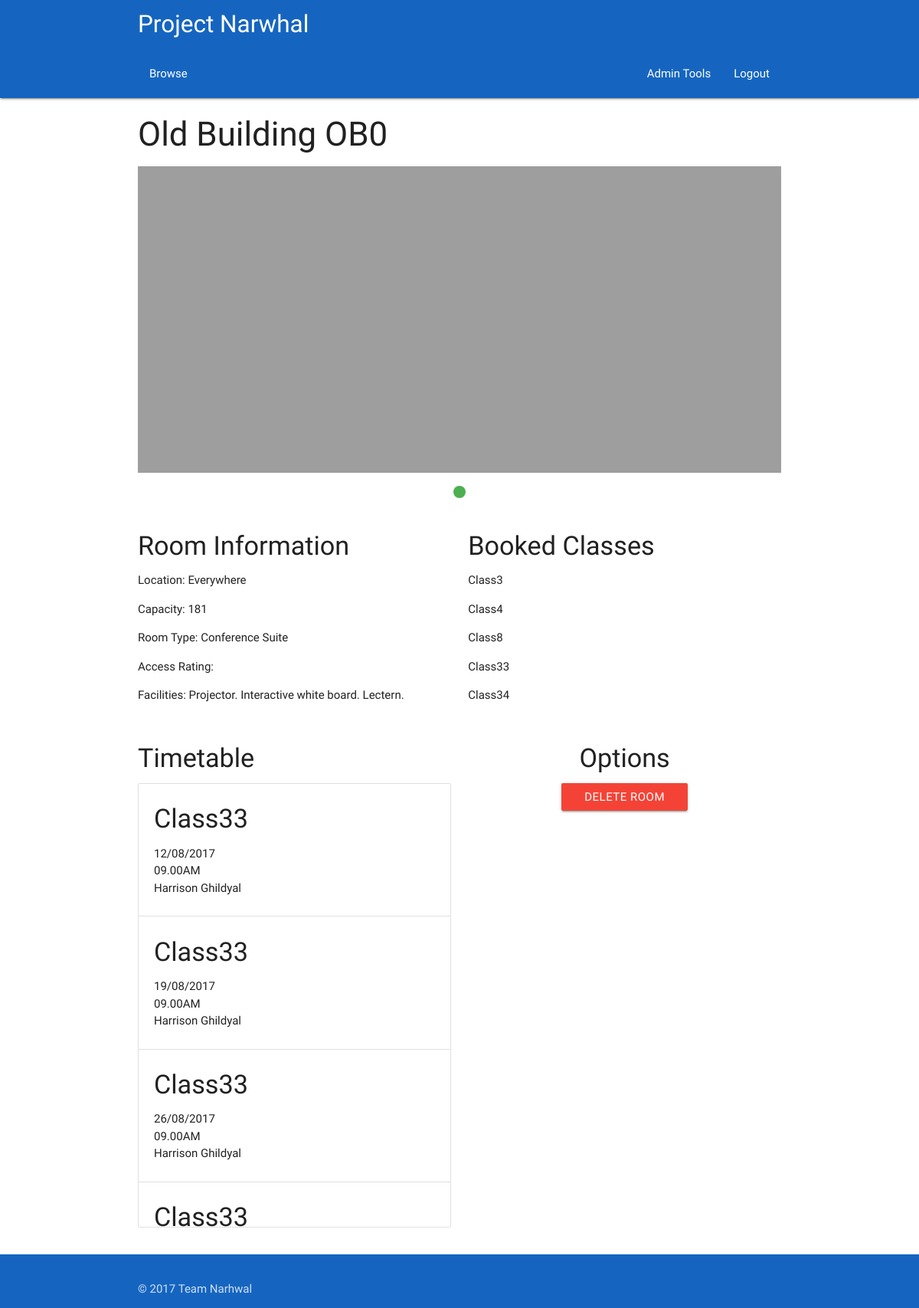
The app's page /rooms/0 (signed in) with its own data.
### app/models.py (models this page shows, shortened)
class Room(db.Model):
	__tablename__ = 'Room'
	roomID = db.Column(db.Integer, primary_key = True)
	capacity = db.Column(db.Integer)
	roomType = db.Column(db.String(100))
	roomCode = db.Column(db.String(100))
	building = db.Column(db.String(100))
	location = db.Column(db.String(100))
	facilities = db.Column(db.String(100))
	picURL = db.Column(db.String(100))
	accessRating = db.Column(db.String(100))

class Class(db.Model):
	__tablename__ = 'Class'
	classID = db.Column(db.Integer, primary_key = True)
	coursePoint = db.Column(db.Integer, db.ForeignKey('Course.courseID'))
	course = db.relationship("Course", foreign_keys = [coursePoint])
	courseID = db.Column(db.Integer)
	title = db.Column(db.String(100))
	description = db.Column(db.String(100))
	capacity = db.Column(db.Integer)
	startDate = db.Column(db.DateTime)
	duration = db.Column(db.Integer)
	endDate = db.Column(db.DateTime)
	reqFac = db.Column(db.String(100), default = 'None')
	preTrain = relationship("Class")
	parent_id = Column(db.Integer, ForeignKey('Class.classID'))
	locationPoint = db.Column(db.Integer, db.ForeignKey('Room.roomID'))
	location = db.relationship("Room", foreign_keys = [locationPoint])
	trainerPoint = db.Column(db.Integer, db.ForeignKey('Trainer.trainerID'))
	trainer = db.relationship("Trainer", foreign_keys = [trainerPoint])
	attendanceList = db.relationship('Delegate', secondary = association_table)
	waitList = db.relationship('Delegate', secondary = waiting_table)

class User(db.Model):
	__tablename__ = 'User'
	userID = db.Column(db.Integer, primary_key = True)
	name = db.Column(db.String(100))
	username = db.Column(db.String(100))
	email = db.Column(db.String(100))
	password = db.Column(db.String(100))
	type = db.Column(db.String(100))
	__mapper_args__ = {
		'polymorphic_identity': 'base',
		'polymorphic_on': type
	}

### app/views.py (the view)
@app.route('/rooms/<id>')
@login_required
def roomSchedule(id):
    roomID = id
    if current_user.type != 'Admin':
        abort(403)
    room = rooms(roomID=id)
    fac = checkFacilities(room.facilities)
    ac = checkAccess(room.accessRating)
    roomClassList = classes(locationPoint=roomID)
    tt = roomTimeTable(room)
    if type(roomClassList) != list:
        roomClassList = [roomClassList]
    return render_template('roomsSched.html', title='Room Schedule', room=room, roomClassList=roomClassList, fac = fac, ac = ac, tt = tt)

### app/views.py (called while the page is built)
@login_manager.user_loader
def load_user(id):
    return models.User.query.get(id)

### queries.py (called while the page is built)
def listConvert(x):
    if(x.count() == 1):
        x = x[0]
        return x
    else:
        y = []
    for i in x:
        y.append(i)
    return y

def classes(**kwargs):
    q = models.Class.query.filter_by(**kwargs)
    q = listConvert(q)
    return q

def rooms(**kwargs):
    q = models.Room.query.filter_by(**kwargs)
    q = listConvert(q)
    return q

def checkAccess(rating):
    accessRating = []
    if 'A' in rating:
        accessRating.append("Assistive learning system.")
    if 'L' in rating:
        accessRating.append("Level access.")
    if 'W' in rating:
        accessRating.append("Wheelchair access.")
    return accessRating

def checkFacilities(facilities):
    facList = []
    if 'M' in facilities:
        facList.append("Microphone.")
    if 'D' in facilities:
        facList.append("DVD player.")
    if 'P' in facilities:
        facList.append("Projector.")
    if 'I' in facilities:
        facList.append("Interactive white board.")
    if 'L' in facilities:
        facList.append("Lectern.")
    if 'C' in facilities:
        facList.append("Chalkboard.")
    if 'S' in facilities:
        facList.append("Computer suite.")
    return facList

def roomTimeTable(room):
    classList = classes()
    items = []
    for i in classList:
        if(i.location == room):
            for j in range(0, i.duration):
                a = i.startDate + timedelta(weeks=j)
                b = a.strftime("%d/%m/%Y")
                c = a.strftime("%I.%M%p")
                d = a.strftime("%A")
                items.append([c, b, i.title, i.trainer.name, a, d])
    today = datetime.now()
    itemList = deepcopy(items)
    for i in items:
        if(i[4] < today):
            itemList.remove(i)
    itemList = sorted(itemList, key=lambda x: x[4])
    return itemList

### app/templates/roomsSched.html (shortened to what this page needs)
{% extends "base.html" %} {% block content %}
<div class="container">
    <div class="row">
        <div class="col s12">
        </div>
    </div>
    <h3>{{room.building}} {{room.roomCode}}</h3>
    <div class = "row">
        <div class = "col s12">
            <div class="slider">
                <ul class="slides">
                    <li>
                        <img class = "responsive-img" src="{{room.picURL}}">
                    </li>
                </ul>
            </div>
        </div>
    </div>
    <div class="row">
        <div class="col l6 m6 s12">
            <h4>Room Information</h4>
            <p><strong>Location: </strong>{{room.location}}</p>
            <p><strong>Capacity: </strong>{{room.capacity}}</p>
            <p><strong>Room Type: </strong>{{room.roomType}}</p>
            <p><strong>Access Rating:</strong>{%for item in ac %} {{item}}{%endfor%}</p>
            <p><strong>Facilities: </strong> {%for item in fac %} {{item}}{%endfor%}</p></p>
        </div>
        <div class="col l6 m6 s12">
            <h4>Booked Classes</h4> {% for item in roomClassList %}
            <ul>
                <li>{{item.title}}
            </ul>
            {% endfor %}
        </div>
    </div>
    <div class="row">
            <div class="col s12 m6 l6" >
                <h4>Timetable</h4>
                <ul id = "timetable" class="collection">
                    {% for item in tt %}
                    <li class="collection-item">
                        <span class="title"><h4>{{item[2]}}</h4></span>
                        <p><span>{{item[1]}}<br>{{item[6]}}{{item[0]}}</span><br>
                            {{item[3]}}
                        </p>
                    </li>
                    {% endfor %}
                  </ul>
            </div>
        <div class="col s12 l6">
            <div class="center-align">
                <h4>Options</h4>
                <a class="waves-effect waves-light btn red" href='/deleteroom/{{room.roomID}}'>Delete Room</a>
            </div>
        </div>
    </div>
</div>
{% endblock %}

### app/static/css/style.css (style rules this page uses)
html { font-family: 'Raleway', sans-serif; }
#timetable { max-height: 580px; overflow-y: scroll; }
.Site { display: flex; min-height: 100vh; flex-direction: column; }

### records on screen
Room: building "Old Building", roomCode "OB0", location "Everywhere", capacity "181", roomType "Conference Suite"
Class: title "Class3"
Class: title "Class4"
Class: title "Class8"
Class: title "Class33", title "Class33" "Class33" "Class33" "Class33"
Class: title "Class34"
User: name "Harrison Ghildyal" "Harrison Ghildyal" "Harrison Ghildyal"

### other values on screen
{{ item }} "Projector." "Interactive white board." "Lectern."
{{ item[1] }} "12/08/2017" "19/08/2017" "26/08/2017"
{{ item[0] }} "09.00AM" "09.00AM" "09.00AM"
